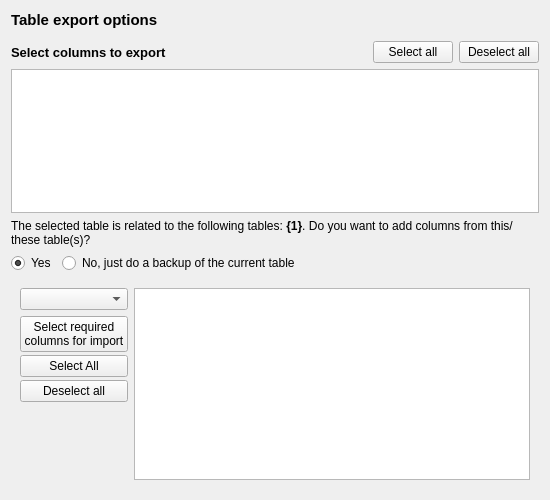
<?xml version="1.0" encoding="UTF-8"?>
<ui version="4.0">
 <class>ExportTableOptions</class>
 <widget class="QWidget" name="ExportTableOptions">
  <property name="geometry">
   <rect>
    <x>0</x>
    <y>0</y>
    <width>550</width>
    <height>500</height>
   </rect>
  </property>
  <property name="minimumSize">
   <size>
    <width>550</width>
    <height>500</height>
   </size>
  </property>
  <property name="windowTitle">
   <string>Form</string>
  </property>
  <layout class="QVBoxLayout" name="verticalLayout_3">
   <item>
    <widget class="QLabel" name="label">
     <property name="font">
      <font>
       <pointsize>11</pointsize>
       <weight>75</weight>
       <bold>true</bold>
      </font>
     </property>
     <property name="text">
      <string>Table export options</string>
     </property>
    </widget>
   </item>
   <item>
    <widget class="FileChooser" name="file_chooser" native="true"/>
   </item>
   <item>
    <layout class="QHBoxLayout" name="horizontalLayout">
     <item>
      <widget class="QLabel" name="label_2">
       <property name="font">
        <font>
         <pointsize>10</pointsize>
         <weight>75</weight>
         <bold>true</bold>
        </font>
       </property>
       <property name="text">
        <string>Select columns to export</string>
       </property>
      </widget>
     </item>
     <item>
      <spacer name="horizontalSpacer_2">
       <property name="orientation">
        <enum>Qt::Horizontal</enum>
       </property>
       <property name="sizeHint" stdset="0">
        <size>
         <width>40</width>
         <height>20</height>
        </size>
       </property>
      </spacer>
     </item>
     <item>
      <widget class="QPushButton" name="btn_select_all">
       <property name="text">
        <string>Select all</string>
       </property>
      </widget>
     </item>
     <item>
      <widget class="QPushButton" name="btn_deselect_all">
       <property name="text">
        <string>Deselect all</string>
       </property>
      </widget>
     </item>
    </layout>
   </item>
   <item>
    <widget class="CheckableList" name="list_columns">
     <property name="sizePolicy">
      <sizepolicy hsizetype="Expanding" vsizetype="Preferred">
       <horstretch>0</horstretch>
       <verstretch>0</verstretch>
      </sizepolicy>
     </property>
    </widget>
   </item>
   <item>
    <widget class="QFrame" name="expand_frame">
     <property name="minimumSize">
      <size>
       <width>0</width>
       <height>0</height>
      </size>
     </property>
     <property name="frameShape">
      <enum>QFrame::NoFrame</enum>
     </property>
     <property name="frameShadow">
      <enum>QFrame::Plain</enum>
     </property>
     <property name="lineWidth">
      <number>0</number>
     </property>
     <layout class="QVBoxLayout" name="verticalLayout_2">
      <property name="leftMargin">
       <number>0</number>
      </property>
      <property name="topMargin">
       <number>0</number>
      </property>
      <property name="rightMargin">
       <number>0</number>
      </property>
      <property name="bottomMargin">
       <number>0</number>
      </property>
      <item>
       <widget class="QLabel" name="lbl_expand">
        <property name="font">
         <font>
          <weight>50</weight>
          <bold>false</bold>
         </font>
        </property>
        <property name="text">
         <string>The selected table is related to the following tables: &lt;b&gt;{1}&lt;/b&gt;.
Do you want to add columns from this/these table(s)?</string>
        </property>
        <property name="wordWrap">
         <bool>true</bool>
        </property>
       </widget>
      </item>
      <item>
       <layout class="QHBoxLayout" name="horizontalLayout_2">
        <item>
         <widget class="QRadioButton" name="radio_expand">
          <property name="text">
           <string>Yes</string>
          </property>
          <property name="checked">
           <bool>true</bool>
          </property>
          <attribute name="buttonGroup">
           <string notr="true">radiogroup_expand</string>
          </attribute>
         </widget>
        </item>
        <item>
         <widget class="QRadioButton" name="radio_backup">
          <property name="text">
           <string>No, just do a backup of the current table</string>
          </property>
          <attribute name="buttonGroup">
           <string notr="true">radiogroup_expand</string>
          </attribute>
         </widget>
        </item>
        <item>
         <spacer name="horizontalSpacer">
          <property name="orientation">
           <enum>Qt::Horizontal</enum>
          </property>
          <property name="sizeHint" stdset="0">
           <size>
            <width>40</width>
            <height>20</height>
           </size>
          </property>
         </spacer>
        </item>
       </layout>
      </item>
      <item>
       <widget class="QWidget" name="expand_widget" native="true">
        <property name="sizePolicy">
         <sizepolicy hsizetype="Preferred" vsizetype="Expanding">
          <horstretch>0</horstretch>
          <verstretch>0</verstretch>
         </sizepolicy>
        </property>
        <layout class="QGridLayout" name="gridLayout_2">
         <item row="3" column="1" rowspan="3">
          <widget class="CheckableList" name="list_expand_columns">
           <property name="sizePolicy">
            <sizepolicy hsizetype="Preferred" vsizetype="Expanding">
             <horstretch>1</horstretch>
             <verstretch>0</verstretch>
            </sizepolicy>
           </property>
          </widget>
         </item>
         <item row="4" column="0">
          <layout class="QVBoxLayout" name="verticalLayout">
           <property name="spacing">
            <number>3</number>
           </property>
           <item>
            <widget class="QPushButton" name="btn_expand_select_required">
             <property name="sizePolicy">
              <sizepolicy hsizetype="Minimum" vsizetype="Fixed">
               <horstretch>0</horstretch>
               <verstretch>0</verstretch>
              </sizepolicy>
             </property>
             <property name="text">
              <string>Select required
columns for import</string>
             </property>
            </widget>
           </item>
           <item>
            <widget class="QPushButton" name="btn_expand_select_all">
             <property name="sizePolicy">
              <sizepolicy hsizetype="Minimum" vsizetype="Fixed">
               <horstretch>0</horstretch>
               <verstretch>0</verstretch>
              </sizepolicy>
             </property>
             <property name="text">
              <string>Select All</string>
             </property>
            </widget>
           </item>
           <item>
            <widget class="QPushButton" name="btn_expand_deselect_all">
             <property name="text">
              <string>Deselect all</string>
             </property>
            </widget>
           </item>
           <item>
            <spacer name="verticalSpacer_2">
             <property name="orientation">
              <enum>Qt::Vertical</enum>
             </property>
             <property name="sizeHint" stdset="0">
              <size>
               <width>20</width>
               <height>40</height>
              </size>
             </property>
            </spacer>
           </item>
          </layout>
         </item>
         <item row="3" column="0">
          <widget class="QComboBox" name="combo_expand_table">
           <property name="styleSheet">
            <string notr="true"/>
           </property>
          </widget>
         </item>
        </layout>
       </widget>
      </item>
      <item>
       <spacer name="verticalSpacer_3">
        <property name="orientation">
         <enum>Qt::Vertical</enum>
        </property>
        <property name="sizeHint" stdset="0">
         <size>
          <width>20</width>
          <height>0</height>
         </size>
        </property>
       </spacer>
      </item>
     </layout>
    </widget>
   </item>
   <item>
    <spacer name="verticalSpacer">
     <property name="orientation">
      <enum>Qt::Vertical</enum>
     </property>
     <property name="sizeHint" stdset="0">
      <size>
       <width>20</width>
       <height>40</height>
      </size>
     </property>
    </spacer>
   </item>
  </layout>
 </widget>
 <customwidgets>
  <customwidget>
   <class>FileChooser</class>
   <extends>QWidget</extends>
   <header>gui.widgets.common.file_chooser.h</header>
   <container>1</container>
  </customwidget>
  <customwidget>
   <class>CheckableList</class>
   <extends>QListWidget</extends>
   <header>gui.widgets.common.checkable_list.h</header>
  </customwidget>
 </customwidgets>
 <resources/>
 <connections/>
 <buttongroups>
  <buttongroup name="radiogroup_expand"/>
 </buttongroups>
</ui>
